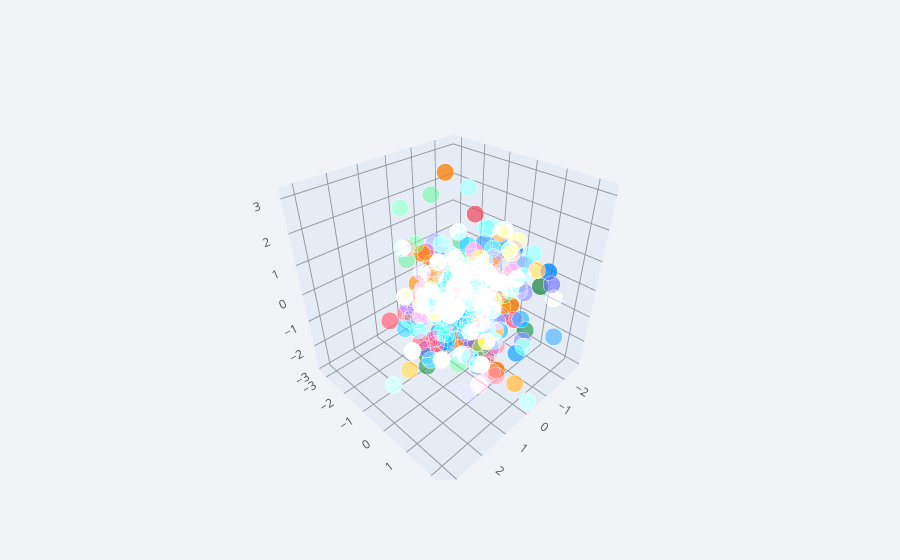

Notebook source saved alongside this figure:
### Code cell
cf.datagen.scatter3d(2, 150, mode = 'stocks').iplot(kind = 'scatter3d', x = 'x', y= 'y', z = 'z')

### Figure 1 — Plotly figure (JSON) as saved in the notebook; plotly's stock layout.template omitted (floating-point values rounded to 4 significant figures; data arrays with more than 128 entries replaced by an {"elided": "..."} marker saying what was removed)
{"data": [{"marker": {"color": {"elided": "300 str values"}, "opacity": 0.8, "size": {"elided": "300 int values"}, "symbol": "circle"}, "mode": "markers", "text": {"elided": "300 str values"}, "type": "scatter3d", "x": {"elided": "300 float values"}, "y": {"elided": "300 float values"}, "z": {"elided": "300 float values"}}], "layout": {"legend": {"bgcolor": "#F2F3F7", "font": {"color": "#505050"}}, "paper_bgcolor": "#F2F3F7", "plot_bgcolor": "#F2F3F7", "scene": {"xaxis": {"gridcolor": "#9499A3", "showgrid": true, "tickfont": {"color": "#505050"}, "title": {"font": {"color": "#505050"}, "text": ""}, "zerolinecolor": "#9499A3"}, "yaxis": {"gridcolor": "#9499A3", "showgrid": true, "tickfont": {"color": "#505050"}, "title": {"font": {"color": "#505050"}, "text": ""}, "zerolinecolor": "#9499A3"}, "zaxis": {"gridcolor": "#9499A3", "showgrid": true, "tickfont": {"color": "#505050"}, "title": {"font": {"color": "#505050"}, "text": ""}, "zerolinecolor": "#9499A3"}}, "title": {"font": {"color": "#484848"}}}}
